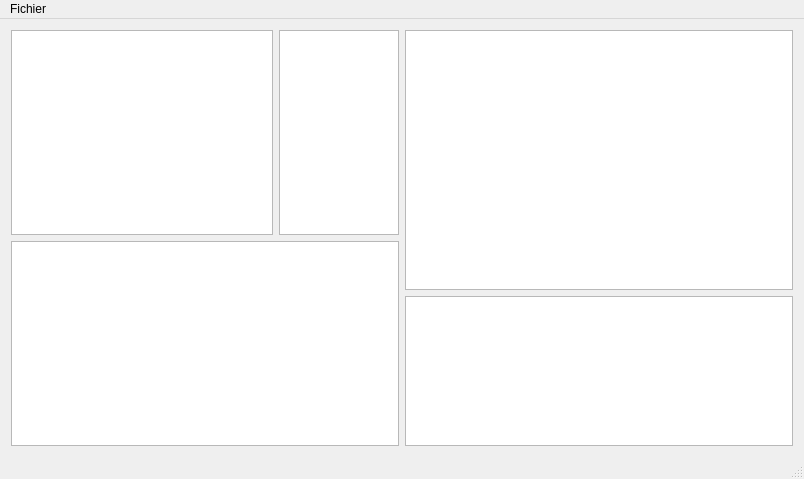
<?xml version="1.0" encoding="UTF-8"?>
<ui version="4.0">
 <class>MainWindow</class>
 <widget class="QMainWindow" name="MainWindow">
  <property name="geometry">
   <rect>
    <x>0</x>
    <y>0</y>
    <width>804</width>
    <height>479</height>
   </rect>
  </property>
  <property name="windowTitle">
   <string>MainWindow</string>
  </property>
  <widget class="QWidget" name="centralwidget">
   <layout class="QHBoxLayout" name="horizontalLayout_3">
    <item>
     <layout class="QVBoxLayout" name="verticalLayout">
      <item>
       <layout class="QHBoxLayout" name="horizontalLayout_2">
        <item>
         <widget class="QGraphicsView" name="VideoWidget">
          <property name="sizePolicy">
           <sizepolicy hsizetype="Preferred" vsizetype="Preferred">
            <horstretch>0</horstretch>
            <verstretch>0</verstretch>
           </sizepolicy>
          </property>
          <property name="sizeIncrement">
           <size>
            <width>0</width>
            <height>0</height>
           </size>
          </property>
          <property name="baseSize">
           <size>
            <width>0</width>
            <height>0</height>
           </size>
          </property>
         </widget>
        </item>
        <item>
         <widget class="QTableWidget" name="CommandsTable">
          <property name="sizePolicy">
           <sizepolicy hsizetype="Fixed" vsizetype="Expanding">
            <horstretch>0</horstretch>
            <verstretch>0</verstretch>
           </sizepolicy>
          </property>
          <property name="minimumSize">
           <size>
            <width>120</width>
            <height>0</height>
           </size>
          </property>
          <property name="maximumSize">
           <size>
            <width>120</width>
            <height>16777215</height>
           </size>
          </property>
         </widget>
        </item>
       </layout>
      </item>
      <item>
       <widget class="QGraphicsView" name="locationView"/>
      </item>
     </layout>
    </item>
    <item>
     <layout class="QVBoxLayout" name="verticalLayout_2">
      <item>
       <widget class="QGraphicsView" name="AlgoView">
        <property name="sizePolicy">
         <sizepolicy hsizetype="Expanding" vsizetype="Expanding">
          <horstretch>0</horstretch>
          <verstretch>0</verstretch>
         </sizepolicy>
        </property>
        <property name="minimumSize">
         <size>
          <width>20</width>
          <height>250</height>
         </size>
        </property>
        <property name="maximumSize">
         <size>
          <width>16000</width>
          <height>16777215</height>
         </size>
        </property>
       </widget>
      </item>
      <item>
       <widget class="QTextEdit" name="DebugView">
        <property name="sizePolicy">
         <sizepolicy hsizetype="Expanding" vsizetype="Fixed">
          <horstretch>0</horstretch>
          <verstretch>0</verstretch>
         </sizepolicy>
        </property>
        <property name="minimumSize">
         <size>
          <width>100</width>
          <height>0</height>
         </size>
        </property>
        <property name="maximumSize">
         <size>
          <width>16777215</width>
          <height>150</height>
         </size>
        </property>
       </widget>
      </item>
     </layout>
    </item>
   </layout>
  </widget>
  <widget class="QMenuBar" name="menubar">
   <property name="geometry">
    <rect>
     <x>0</x>
     <y>0</y>
     <width>804</width>
     <height>27</height>
    </rect>
   </property>
   <widget class="QMenu" name="menuFichier">
    <property name="title">
     <string>Fichier</string>
    </property>
    <addaction name="actionOuvrir"/>
    <addaction name="actionSauver"/>
   </widget>
   <addaction name="menuFichier"/>
  </widget>
  <widget class="QStatusBar" name="statusbar"/>
  <action name="actionOuvrir">
   <property name="text">
    <string>Ouvrir...</string>
   </property>
  </action>
  <action name="actionSauver">
   <property name="text">
    <string>Sauver...</string>
   </property>
  </action>
 </widget>
 <layoutdefault spacing="6" margin="11"/>
 <resources/>
 <connections/>
</ui>
